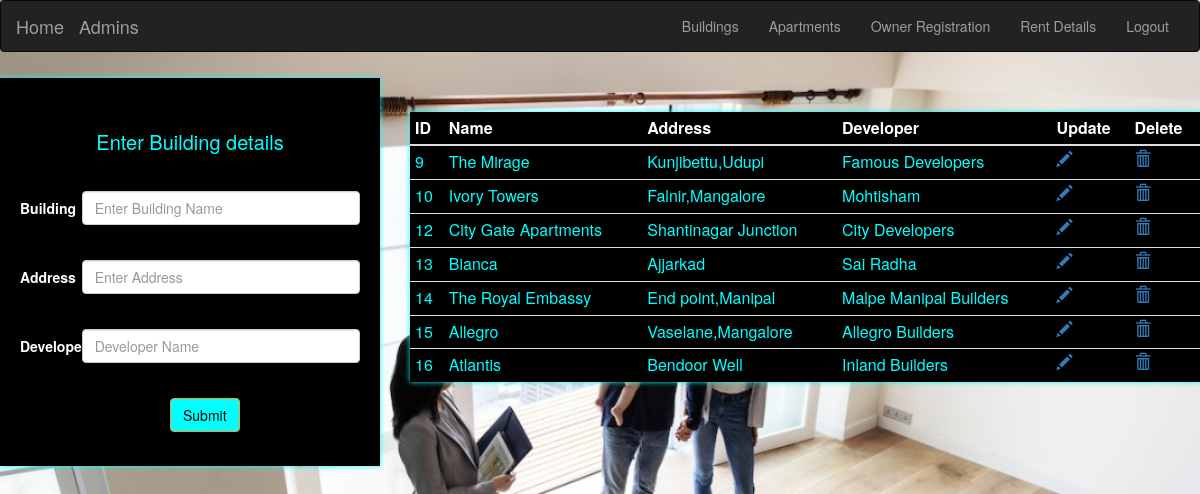
Screenshot of /building.php (signed in) with the database file from the repository.
### tables this page shows
CREATE TABLE `building` (
  `id` int(11) NOT NULL,
  `Name` varchar(200) NOT NULL,
  `Address` varchar(500) NOT NULL,
  `Developer` varchar(200) NOT NULL
);

### building.php (the view, shortened to what this page needs)
<?php
include 'conn.php';
$id = $name= $add= $dev = "";
?>
<html>
    <head>
  <link rel="stylesheet" href="https://maxcdn.bootstrapcdn.com/bootstrap/3.3.7/css/bootstrap.min.css">
</head>
    </head>
    <body style="background-image:url('img/indi.jpg') ; background-size: cover; background-repeat: no-repeat;">
      <nav class="navbar navbar-default navbar-inverse">
  <div class="container-fluid">
    <div class="navbar-header">
      <a class="navbar-brand" href="building.php">Home</a>
      <a class="navbar-brand" href="admindet.php">Admins</a>
    </div>
    <ul class="nav navbar-nav pull-right">
        <li><a href="building.php">Buildings</a></li>
        <li><a href="apartment.php">Apartments</a></li>
         <li><a href="oregistration.php">Owner Registration</a></li>
         <li><a href="rentdet.php">Rent Details</a></li>
      <li><a href="logout.php">Logout</a></li>
    </ul>
  </div>
</nav>
        <div class="row">
         <div class="col-md-4">
        <div style=" margin-top: 1.5%;background:black;color:white; box-shadow: 0px 0px 5px cyan;padding:20px">
        <div style='text-align: center;padding:30px;color:cyan;font-size:20px;text-decoration:blink;     border-radius: 25% 25% 0% 0%'>Enter Building details</div>
        <form class="form-horizontal" action="building.php" method="post">
            <div class="form-group" style="margin-top: 5px">
    <label class="control-label col-sm-2" for="building">Building</label>
    <div class="col-sm-10" >
            <input type="text" class="form-control" name="bname" placeholder="Enter Building Name" value="<?php echo $name;?>"/><br>
    </div>
            </div>
            <div class="form-group" style="margin-top: 1px">
    <label class="control-label col-sm-2" for="building">Address </label>
    <div class="col-sm-10" >
            <input type="text" class="form-control" name="address" placeholder="Enter Address" value="<?php echo $add;?>"/><br>
    </div>
            </div>
            <div class="form-group" style="margin-top: 1px">
    <label class="control-label col-sm-2" for="building">Developer </label>
    <div class="col-sm-10" >
            <input type="text" class="form-control" name="developer" placeholder="Developer Name" value="<?php echo $dev;?>"/><br>
    </div>
            </div>
            <button class="btn btn-warning" type="submit" name="submit" style= "background-color:cyan; color: black;margin-left: 150px" value="add">Submit</button>
        </form>
        </div>
        </div>
            <div class="col-md-8">
                <div>
        <table class="table table-hover table-condensed" style="margin-top: 5% ;background:black;color:cyan;box-shadow:0px 0px 5px cyan">
            <thead style="background:black;color:white">
            <th>ID</th>
             <th>Name</th>
              <th>Address</th>
               <th>Developer</th>
               <th>Update</th>
               <th>Delete</th>
            </thead>
            <tbody>
                <?php
                $sql = "select * from building;";
                $result=mysqli_query($conn,$sql);
                if($result){
                    while($row = $result->fetch_assoc()){
                ?>
                <tr>
                    <td><?php echo $row['id'];?></td>
                    <td><?php echo $row['Name'];?></td>
                    <td><?php echo $row['Address'];?></td>
                    <td><?php echo $row['Developer'];?></td>
                    <td><a href="building.php?update=1&id=<?php echo $row['id'];?>"><span class="glyphicon glyphicon-pencil"></span></a></td>
                    <td><a href="deleteBuilding.php?id=<?php echo $row['id'];?>"><span class="glyphicon glyphicon-trash"></span></a></td>
                </tr>
                <?php
                }
                }
                ?>
            </tbody>
        </table>
                    </div>
                </div>
        </div>
    </body>
</html>

### rows the page displays
building: id "9", Name "The Mirage", Address "Kunjibettu,Udupi", Developer "Famous Developers"
building: id "10", Name "Ivory Towers", Address "Falnir,Mangalore", Developer "Mohtisham"
building: id "12", Name "City Gate Apartments", Address "Shantinagar Junction", Developer "City Developers"
building: id "13", Name "Bianca", Address "Ajjarkad", Developer "Sai Radha"
building: id "14", Name "The Royal Embassy", Address "End point,Manipal", Developer "Malpe Manipal Builders"
building: id "15", Name "Allegro", Address "Vaselane,Mangalore", Developer "Allegro Builders"
building: id "16", Name "Atlantis", Address "Bendoor Well", Developer "Inland Builders"
